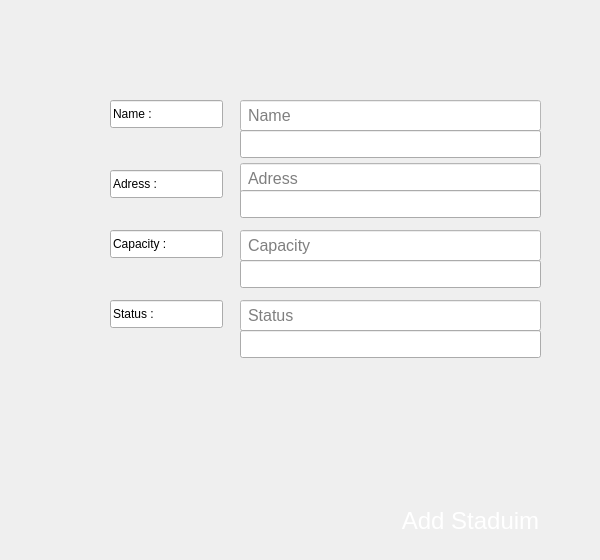
      <widget class="QWidget" name="tab_2">
       <attribute name="title">
        <string>Add staduim </string>
       </attribute>
       <widget class="QLineEdit" name="Name">
        <property name="geometry">
         <rect>
          <x>240</x>
          <y>100</y>
          <width>301</width>
          <height>31</height>
         </rect>
        </property>
        <property name="font">
         <font>
          <family>Arial</family>
          <pointsize>-1</pointsize>
         </font>
        </property>
        <property name="styleSheet">
         <string notr="true">QLineEdit {
    background-color: white;
    padding: 5px;
    color: black;
    font-size: 16px;
}

/* Hover effect */
QLineEdit:hover {
	border:3px dashed qlineargradient(spread:pad, 
                            x1:0, y1:0, x2:1, y2:1, 
                            stop:0 rgba(255, 0, 0, 255), 
                            stop:0.41 rgba(195, 22, 58, 255), 
                            stop:1 rgba(255, 117, 0, 255));;  ;  ;
}

/* Focus effect */
QLineEdit:focus {
    border:2px solid  qlineargradient(spread:pad, 
                            x1:0, y1:0, x2:1, y2:1, 
                            stop:0 rgba(255, 0, 0, 255), 
                            stop:0.41 rgba(195, 22, 58, 255), 
                            stop:1 rgba(255, 117, 0, 255));;  ;  ;
}
</string>
        </property>
        <property name="placeholderText">
         <string>Name</string>
        </property>
       </widget>
       <widget class="QLineEdit" name="Adress">
        <property name="geometry">
         <rect>
          <x>240</x>
          <y>163</y>
          <width>301</width>
          <height>31</height>
         </rect>
        </property>
        <property name="font">
         <font>
          <family>Arial</family>
          <pointsize>-1</pointsize>
         </font>
        </property>
        <property name="styleSheet">
         <string notr="true">QLineEdit {
    background-color: white;
    padding: 5px;
    color: black;
    font-size: 16px;
}

/* Hover effect */
QLineEdit:hover {
	border:3px dashed qlineargradient(spread:pad, 
                            x1:0, y1:0, x2:1, y2:1, 
                            stop:0 rgba(255, 0, 0, 255), 
                            stop:0.41 rgba(195, 22, 58, 255), 
                            stop:1 rgba(255, 117, 0, 255));;  ;  ;
}

/* Focus effect */
QLineEdit:focus {
    border:2px solid  qlineargradient(spread:pad, 
                            x1:0, y1:0, x2:1, y2:1, 
                            stop:0 rgba(255, 0, 0, 255), 
                            stop:0.41 rgba(195, 22, 58, 255), 
                            stop:1 rgba(255, 117, 0, 255));;  ;  ;
}
</string>
        </property>
        <property name="placeholderText">
         <string>Adress</string>
        </property>
       </widget>
       <widget class="QPushButton" name="AddStadium">
        <property name="geometry">
         <rect>
          <x>350</x>
          <y>490</y>
          <width>241</width>
          <height>61</height>
         </rect>
        </property>
        <property name="font">
         <font>
          <pointsize>18</pointsize>
         </font>
        </property>
        <property name="cursor">
         <cursorShape>PointingHandCursor</cursorShape>
        </property>
        <property name="styleSheet">
         <string notr="true">QPushButton {
background-color:qlineargradient(spread:pad, 
                            x1:0, y1:0, x2:1, y2:1, 
                            stop:0 rgba(255, 0, 0, 255), 
                            stop:0.41 rgba(195, 22, 58, 255), 
                            stop:1 rgba(255, 117, 0, 255));;  ;  
border-radius:10px;
color:white;
}
QPushButton:hover {
    background-color: qlineargradient(x1: 0.25, y1: 0, x2: 0.75, y2: 1, 
                            stop: 0 rgba(0, 255, 254, 255),     
                            stop: 0.26 rgba(38, 170, 196, 255), 
                            stop: 0.67 rgba(89, 85, 131, 255),
                            stop: 1 rgba(0, 238, 255, 255));  ; 
}</string>
        </property>
        <property name="text">
         <string>Add Staduim</string>
        </property>
        <property name="icon">
         <iconset resource="resources.qrc">
          <normaloff>:/textures/textures/addIcon.png</normaloff>:/textures/textures/addIcon.png</iconset>
        </property>
        <property name="iconSize">
         <size>
          <width>50</width>
          <height>50</height>
         </size>
        </property>
       </widget>
       <widget class="QLineEdit" name="capacity">
        <property name="geometry">
         <rect>
          <x>240</x>
          <y>230</y>
          <width>301</width>
          <height>31</height>
         </rect>
        </property>
        <property name="font">
         <font>
          <family>Arial</family>
          <pointsize>-1</pointsize>
         </font>
        </property>
        <property name="styleSheet">
         <string notr="true">QLineEdit {
    background-color: white;
    padding: 5px;
    color: black;
    font-size: 16px;
}

/* Hover effect */
QLineEdit:hover {
	border:3px dashed qlineargradient(spread:pad, 
                            x1:0, y1:0, x2:1, y2:1, 
                            stop:0 rgba(255, 0, 0, 255), 
                            stop:0.41 rgba(195, 22, 58, 255), 
                            stop:1 rgba(255, 117, 0, 255));;  ;  ;
}

/* Focus effect */
QLineEdit:focus {
    border:2px solid  qlineargradient(spread:pad, 
                            x1:0, y1:0, x2:1, y2:1, 
                            stop:0 rgba(255, 0, 0, 255), 
                            stop:0.41 rgba(195, 22, 58, 255), 
                            stop:1 rgba(255, 117, 0, 255));;  ;  ;
}
</string>
        </property>
        <property name="placeholderText">
         <string>Capacity</string>
        </property>
       </widget>
       <widget class="QLineEdit" name="status">
        <property name="geometry">
         <rect>
          <x>240</x>
          <y>300</y>
          <width>301</width>
          <height>31</height>
         </rect>
        </property>
        <property name="font">
         <font>
          <family>Arial</family>
          <pointsize>-1</pointsize>
         </font>
        </property>
        <property name="styleSheet">
         <string notr="true">QLineEdit {
    background-color: white;
    padding: 5px;
    color: black;
    font-size: 16px;
}

/* Hover effect */
QLineEdit:hover {
	border:3px dashed qlineargradient(spread:pad, 
                            x1:0, y1:0, x2:1, y2:1, 
                            stop:0 rgba(255, 0, 0, 255), 
                            stop:0.41 rgba(195, 22, 58, 255), 
                            stop:1 rgba(255, 117, 0, 255));;  ;  ;
}

/* Focus effect */
QLineEdit:focus {
    border:2px solid  qlineargradient(spread:pad, 
                            x1:0, y1:0, x2:1, y2:1, 
                            stop:0 rgba(255, 0, 0, 255), 
                            stop:0.41 rgba(195, 22, 58, 255), 
                            stop:1 rgba(255, 117, 0, 255));;  ;  ;
}
</string>
        </property>
        <property name="placeholderText">
         <string>Status</string>
        </property>
       </widget>
       <widget class="QLineEdit" name="NameER">
        <property name="geometry">
         <rect>
          <x>240</x>
          <y>130</y>
          <width>301</width>
          <height>28</height>
         </rect>
        </property>
        <property name="styleSheet">
         <string notr="true">color:rgb(170, 0, 0);</string>
        </property>
        <property name="readOnly">
         <bool>true</bool>
        </property>
       </widget>
       <widget class="QLineEdit" name="AdressER">
        <property name="geometry">
         <rect>
          <x>240</x>
          <y>190</y>
          <width>301</width>
          <height>28</height>
         </rect>
        </property>
        <property name="styleSheet">
         <string notr="true">color:rgb(170, 0, 0);</string>
        </property>
        <property name="readOnly">
         <bool>true</bool>
        </property>
       </widget>
       <widget class="QLineEdit" name="capacityER">
        <property name="geometry">
         <rect>
          <x>240</x>
          <y>260</y>
          <width>301</width>
          <height>28</height>
         </rect>
        </property>
        <property name="styleSheet">
         <string notr="true">color:rgb(170, 0, 0);</string>
        </property>
        <property name="readOnly">
         <bool>true</bool>
        </property>
       </widget>
       <widget class="QLineEdit" name="statusER">
        <property name="geometry">
         <rect>
          <x>240</x>
          <y>330</y>
          <width>301</width>
          <height>28</height>
         </rect>
        </property>
        <property name="styleSheet">
         <string notr="true">color:rgb(170, 0, 0);</string>
        </property>
        <property name="readOnly">
         <bool>true</bool>
        </property>
       </widget>
       <widget class="QLineEdit" name="lineEdit">
        <property name="geometry">
         <rect>
          <x>110</x>
          <y>100</y>
          <width>113</width>
          <height>28</height>
         </rect>
        </property>
        <property name="text">
         <string>Name :</string>
        </property>
        <property name="readOnly">
         <bool>true</bool>
        </property>
       </widget>
       <widget class="QLineEdit" name="lineEdit_2">
        <property name="geometry">
         <rect>
          <x>110</x>
          <y>170</y>
          <width>113</width>
          <height>28</height>
         </rect>
        </property>
        <property name="text">
         <string>Adress :</string>
        </property>
        <property name="readOnly">
         <bool>true</bool>
        </property>
       </widget>
       <widget class="QLineEdit" name="lineEdit_3">
        <property name="geometry">
         <rect>
          <x>110</x>
          <y>230</y>
          <width>113</width>
          <height>28</height>
         </rect>
        </property>
        <property name="text">
         <string>Capacity :</string>
        </property>
        <property name="readOnly">
         <bool>true</bool>
        </property>
       </widget>
       <widget class="QLineEdit" name="lineEdit_4">
        <property name="geometry">
         <rect>
          <x>110</x>
          <y>300</y>
          <width>113</width>
          <height>28</height>
         </rect>
        </property>
        <property name="text">
         <string>Status :</string>
        </property>
        <property name="readOnly">
         <bool>true</bool>
        </property>
       </widget>
      </widget>
